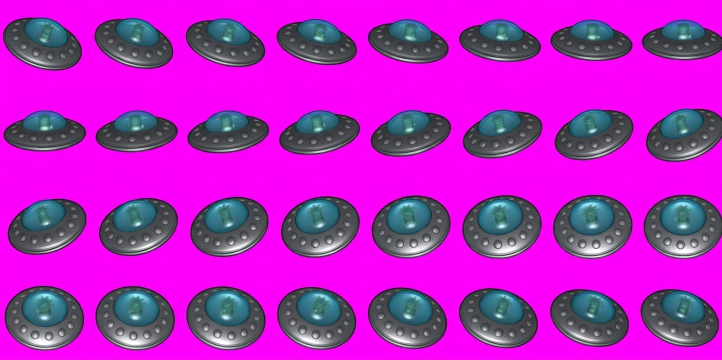
#> input picture tools/upscale/ufo gemini upscaled_fixed.png, 1444 x 720 px, given in place of ufosheet.png, which was not available (shown at 1/2 size); the run also reads 3 pictures not shown here
$ python pack_anchored_anim.py . out.png
#> lines starting #> are read from the running program, lines starting #| are printed output that depends on the picture; pictures that were not available may be replaced by others from this repository, and a replacement may not be noted
### tools/upscale/keycompare.py
"""Key out magenta from the GPT/Gemini UFO sheets and compare frame sequences."""
import numpy as np
from PIL import Image

ORIG = "../../web/EvilAliensWeb/wwwroot/Content/gfx/sprites/ufosheet.png"
GPT  = "ufo chatgpt upscaled.png"
GEM  = "ufo gemini upscaled.png"
ROWS, COLS = 4, 8

def key_magenta(rgb):
    """rgb HxWx3 uint8 on magenta -> RGBA straight alpha, despilled."""
    f = rgb.astype(np.float32)
    R, G, B = f[:, :, 0], f[:, :, 1], f[:, :, 2]
    m = (R + B) * 0.5 - G                     # high on magenta, ~0 on grey, <0 on teal
    T = 120.0
    a = np.clip(1.0 - m / T, 0.0, 1.0)
    # despill: remove magenta excess (min(R,B) above G) from R and B
    excess = np.clip(np.minimum(R, B) - G, 0, None)
    R2 = R - excess; B2 = B - excess
    out = np.zeros((*rgb.shape[:2], 4), np.uint8)
    out[:, :, 0] = np.clip(R2, 0, 255); out[:, :, 1] = np.clip(G, 0, 255)
    out[:, :, 2] = np.clip(B2, 0, 255); out[:, :, 3] = (a * 255 + 0.5).astype(np.uint8)
    return out

def cell(img, r, c):
    H, W = img.shape[:2]
    x0 = round(c * W / COLS); x1 = round((c + 1) * W / COLS)
    y0 = round(r * H / ROWS); y1 = round((r + 1) * H / ROWS)
    return img[y0:y1, x0:x1]

def orig_cell(img, r, c):
    return img[r*49:r*49+48, c*49:c*49+48]

def checker(rgba, Z):
    im = np.asarray(Image.fromarray(rgba, "RGBA").resize((Z, Z), Image.LANCZOS)).astype(float)
    a = im[:, :, 3:4] / 255.0
    bg = np.zeros((Z, Z, 3)); s = 10
    for y in range(0, Z, s):
        for x in range(0, Z, s):
            bg[y:y+s, x:x+s] = 90 if ((x//s + y//s) % 2) else 140
    return (im[:, :, :3] * a + bg * (1 - a)).astype(np.uint8)

orig = np.asarray(Image.open(ORIG).convert("RGBA"))
gpt  = key_magenta(np.asarray(Image.open(GPT).convert("RGB")))
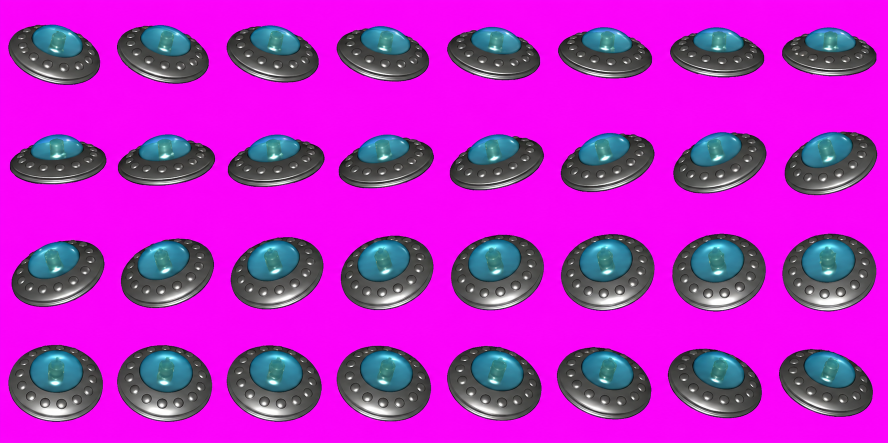
#> input picture tools/upscale/ufo chatgpt upscaled.png, 1775 x 886 px (shown at 1/2 size)
gem  = key_magenta(np.asarray(Image.open(GEM).convert("RGB")))
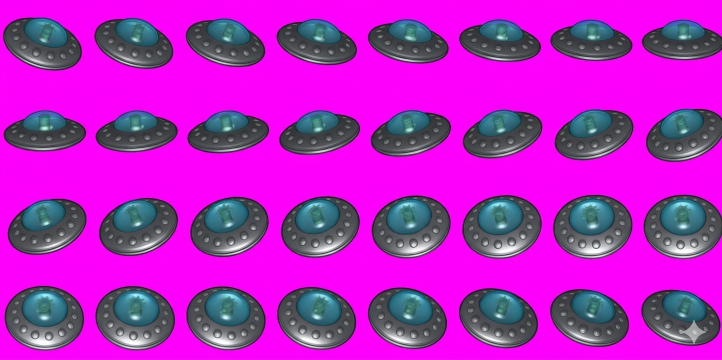
#> input picture tools/upscale/ufo gemini upscaled.png, 1444 x 720 px (shown at 1/2 size)
#> in key_magenta (call 2), `out[:, :, 3] = (a * 255 + 0.5).astype(np.uint8)`:
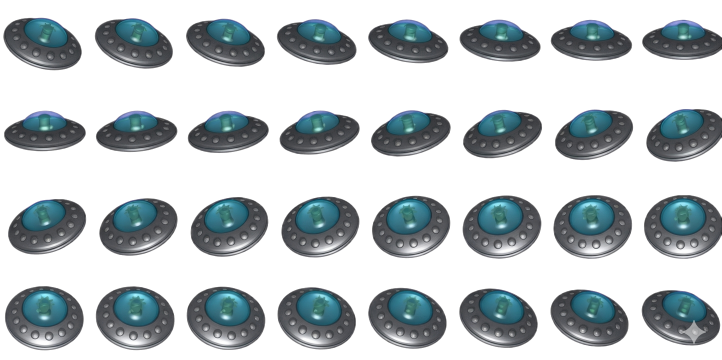
#> out: shape (720, 1444, 4) (shown at 1/2 size); mean of channels 0, 1, 2, 3 30.9, 37.5, 40.8, 96.7; transparent parts drawn white

Z = 240; gap = 8; row = 0; PICK = [0, 2, 4, 6]  # every-other frame, top row
def strip(getter, src, is_orig=False):
#> called with is_orig = True
    cells = []
    for c in PICK:
        rgba = orig_cell(src, row, c) if is_orig else getter(src, row, c)
        cells.append(checker(rgba, Z))
        cells.append(np.full((Z, gap, 3), 30, np.uint8))
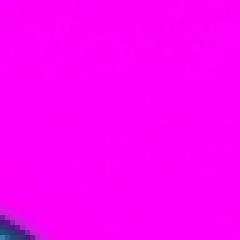
#> rgba: shape (48, 48, 4) (shown 5 times larger); mean R, G, B, A 250.5, 1, 249.5, 255
#> after the loop, cells = 8 items
    return np.hstack(cells[:-1])

s_orig = strip(None, orig, True)
s_gpt  = strip(cell, gpt)
s_gem  = strip(cell, gem)
#> call 3 of strip, with is_orig = False
#> the loop in strip (call 3), `for c in PICK:` made 4 passes
#> pass 1, in checker (call 9), `a = im[:, :, 3:4] / 255.0`:
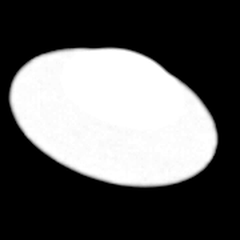
#> a: shape (240, 240, 1) float64; min 0, max 1, mean 0.372
#> after the loop in strip (call 3), `for c in PICK:`:
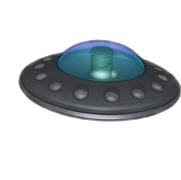
#> rgba: shape (180, 181, 4); mean of channels 0, 1, 2, 3 21.1, 24.7, 28, 72; transparent parts drawn white
#> in strip (call 3), `return np.hstack(cells[:-1])`:
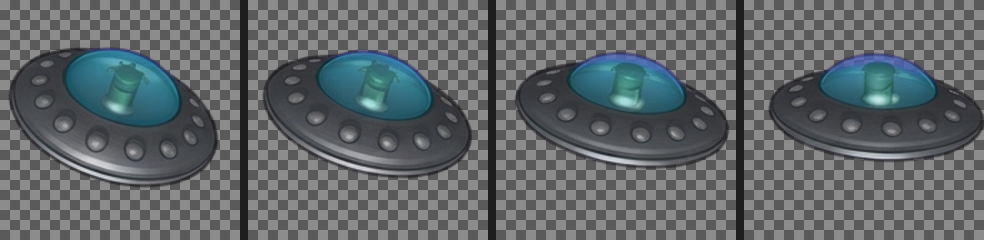
#> returned value: shape (240, 984, 3); mean of channels 0, 1, 2 97.6, 103.5, 106.1; drawn as R, G, B
vgap = np.full((gap, s_orig.shape[1], 3), 30, np.uint8)
full = np.vstack([s_orig, vgap, s_gpt, vgap, s_gem])
Image.fromarray(full, "RGB").save("out/_rotation_check.png")
print("saved out/_rotation_check.png  (rows: ORIGINAL | CHATGPT | GEMINI, frames 0-7)")

# also full keyed sheets for the record
Image.fromarray(gpt, "RGBA").save("out/_ufo_chatgpt_keyed.png")
Image.fromarray(gem, "RGBA").save("out/_ufo_gemini_keyed.png")
print("saved keyed sheets")

### tools/upscale/pack_anchored_anim.py
"""Pack a folder of magenta-background frames into ONE sprite sheet for a *fixed-camera*
animation (the subject stays anchored; only its parts move -- e.g. the spider rear-up,
AnimGen prompt: "Fixed camera, static shot").

Unlike pack_frames.py / repack_for_engine.py this does NOT footprint-match to an existing
sprite and does NOT bbox-centre per frame (that would make an anchored subject jitter).
Instead it crops EVERY frame to ONE shared window = the union of all silhouettes (+margin),
so motion is preserved exactly. Pipeline per frame:

  RGBA frame --composite over magenta--> key_magenta (despill, straight alpha)
            --crop to shared union box--> resize by one global factor --> place in cell

Compositing over magenta first is essential: some repaired frames carry real transparency
whose underlying RGB is black, which would otherwise key to opaque black.

usage:
  python pack_anchored_anim.py <frames_dir> <out.png> [--every N] [--maxdim 2048]
                               [--cols C --rows R] [--margin 8] [--sep 1] [--preview]

--every 2 halves the frame count (fps); grid auto-squares if cols/rows omitted.
Prints grid, cell size and frame count so you can wire it into the registry.
"""
from __future__ import annotations
import argparse, glob, math, os, sys
import numpy as np
from PIL import Image
from keycompare import key_magenta


def load_keyed(path: str) -> np.ndarray:
    """RGBA frame -> keyed RGBA (magenta -> transparent, straight alpha)."""
    im = np.asarray(Image.open(path).convert("RGBA")).astype(np.float32)
    a = im[:, :, 3:4] / 255.0
    mag = np.zeros_like(im[:, :, :3]); mag[:, :, 0] = 255; mag[:, :, 2] = 255
    comp = (im[:, :, :3] * a + mag * (1 - a)).astype(np.uint8)
    return key_magenta(comp)


def main() -> int:
    ap = argparse.ArgumentParser()
    ap.add_argument("frames_dir")
    ap.add_argument("out")
    ap.add_argument("--every", type=int, default=1, help="keep every Nth frame (2 = halve fps)")
    ap.add_argument("--maxdim", type=int, default=2048, help="cap on sheet width/height (px)")
    ap.add_argument("--cellw", type=int, default=0, help="exact per-frame cell width in px "
                    "(overrides --maxdim scaling; size it = designWidth * window/800 for a 1:1 draw)")
    ap.add_argument("--cols", type=int, default=0)
    ap.add_argument("--rows", type=int, default=0)
    ap.add_argument("--margin", type=int, default=8, help="px added around the union bbox")
    ap.add_argument("--sep", type=int, default=1)
    ap.add_argument("--thr", type=int, default=40, help="alpha threshold for bbox")
    ap.add_argument("--preview", action="store_true", help="also write *_preview.png on a checker")
    args = ap.parse_args()

    files = sorted(glob.glob(os.path.join(args.frames_dir, "frame_*.png")))
    if not files:
        files = sorted(glob.glob(os.path.join(args.frames_dir, "*.png")))
    files = files[::args.every]
    n = len(files)
    if n == 0:
        print("no frames found", file=sys.stderr); return 1

    keyed = [load_keyed(f) for f in files]
#> keyed = 6 items
    H, W = keyed[0].shape[:2]
#> H = 195; W = 391

    # shared (union) bbox across every kept frame
    gx0 = gy0 = 10 ** 9; gx1 = gy1 = -1
    for k in keyed:
        ys, xs = np.where(k[:, :, 3] > args.thr)
        gx0 = min(gx0, xs.min()); gy0 = min(gy0, ys.min())
        gx1 = max(gx1, xs.max()); gy1 = max(gy1, ys.max())
#> this loop made 6 passes
#> (gx1, gy1) on passes 1 to 6: (390, 192), (1275, 815), (1753, 842), (1753, 842), (1753, 842), (1753, 842)
    x0 = max(0, gx0 - args.margin); y0 = max(0, gy0 - args.margin)
#> after `x0 = max(0, gx0 - args.margin)`: x0 = 0
#> after `y0 = max(0, gy0 - args.margin)`: y0 = 0
    x1 = min(W, gx1 + 1 + args.margin); y1 = min(H, gy1 + 1 + args.margin)
#> after `x1 = min(W, gx1 + 1 + args.margin)`: x1 = 391
#> after `y1 = min(H, gy1 + 1 + args.margin)`: y1 = 195
    cw0, ch0 = x1 - x0, y1 - y0
#> cw0 = 391; ch0 = 195

    # grid: explicit, else auto roughly-square accounting for the cell aspect
    cols, rows = args.cols, args.rows
    if not (cols and rows):
        cols = max(1, round(math.sqrt(n * ch0 / cw0)))
#> cols = 2
        rows = math.ceil(n / cols)
#> rows = 3
    if cols * rows < n:
        rows = math.ceil(n / cols)

    # global scale so the packed sheet fits maxdim. Separators don't scale, so size the
    # cells against the space left after them (else flooring still spills 1px over the cap).
    sep = args.sep
    if args.cellw:                                   # exact cell width (for a 1:1 in-game draw)
        sf = args.cellw / cw0
        cw = args.cellw; ch = max(1, round(ch0 * sf))
    else:
        avail_w = args.maxdim - (cols - 1) * sep
#> avail_w = 2047
        avail_h = args.maxdim - (rows - 1) * sep
#> avail_h = 2046
        sf = min(1.0, avail_w / (cols * cw0), avail_h / (rows * ch0))
#> sf = 1
        cw = max(1, int(cw0 * sf)); ch = max(1, int(ch0 * sf))
#> after `cw = max(1, int(cw0 * sf))`: cw = 391
#> after `ch = max(1, int(ch0 * sf))`: ch = 195

    SW = cols * cw + (cols - 1) * sep
#> SW = 783
    SH = rows * ch + (rows - 1) * sep
#> SH = 587
    sheet = Image.new("RGBA", (SW, SH), (0, 0, 0, 0))
    for i, k in enumerate(keyed):
        crop = Image.fromarray(k[y0:y1, x0:x1], "RGBA").resize((cw, ch), Image.Resampling.LANCZOS)
        r, c = divmod(i, cols)
        sheet.paste(crop, (c * (cw + sep), r * (ch + sep)))
#> this loop made 6 passes
#> (r, c) on passes 1 to 6: (0, 0), (0, 1), (1, 0), (1, 1), (2, 0), (2, 1)
    sheet.save(args.out)

    print(f"packed {args.out}")
    print(f"  frames {n} (every {args.every} of {n * args.every if args.every>1 else n})  grid {cols}x{rows}")
#|   frames 6 (every 1 of 6)  grid 2x3
    print(f"  union bbox {cw0}x{ch0} -> cell {cw}x{ch}  (scale {sf:.3f})")
#|   union bbox 391x195 -> cell 391x195  (scale 1.000)
    print(f"  sheet {SW}x{SH}  maxdim {max(SW,SH)} (<= {args.maxdim}: {max(SW,SH)<=args.maxdim})")
#|   sheet 783x587  maxdim 783 (<= 2048: True)

    if args.preview:
        Z = 12; bg = np.zeros((SH, SW, 3), np.uint8)
        yy, xx = np.mgrid[0:SH, 0:SW]
        bg[((xx // Z + yy // Z) % 2) == 0] = 70; bg[((xx // Z + yy // Z) % 2) == 1] = 120
        arr = np.asarray(sheet).astype(float); al = arr[:, :, 3:4] / 255
        comp = (arr[:, :, :3] * al + bg * (1 - al)).astype(np.uint8)
        pv = os.path.splitext(args.out)[0] + "_preview.png"
        Image.fromarray(comp, "RGB").save(pv)
        print(f"  preview {pv}")
    return 0


if __name__ == "__main__":
    sys.exit(main())
#> (the program exits here)
